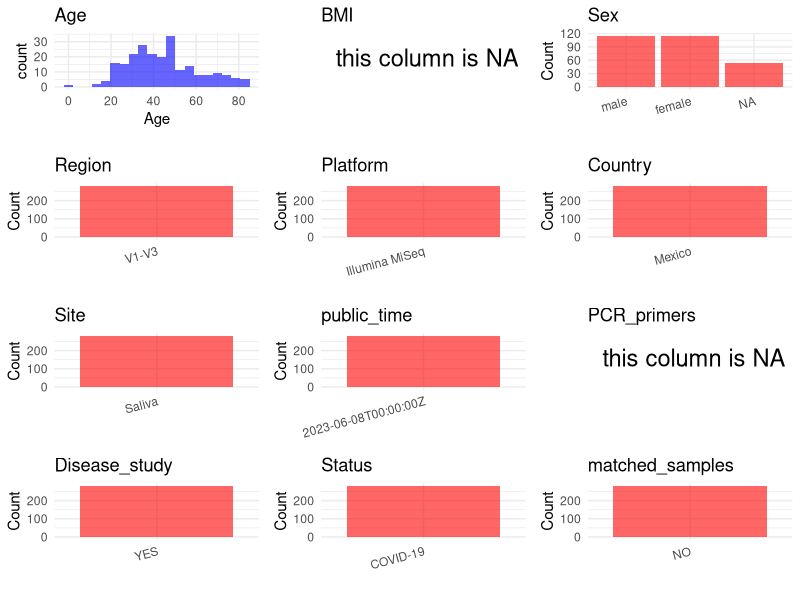

Reproduce this figure in R. (Note: this script raises an error after producing the figure.)
## ---- chunk 1
# Load necessary libraries
library(dplyr)
library(ggplot2)
library(cowplot)

# Set working directory (update this path to your local directory)
setwd("D:/oral_project/PRJNA896341")

# Read the initial metadata files
initial_meta<-read.csv("SraRunTable.csv",header = T)

# Combine the two metadata files
#meta <- rbind(initial_meta, initial_meta1)

#Remove entries non-oral samples
#initial_meta <- subset(initial_meta,isolate %in% c("saliva","tongue coat"))

# Check the number of samples containing "HT" in Sample.Name (e.g., healthy controls)
#nrow(subset(meta, grepl("HT", Sample.Name)))

# Display the first few rows of the metadata
head(initial_meta)
## ---- chunk 2
# Create a uniform metadata dataframe
metadata <- data.frame(
  BioProject = initial_meta$BioProject,
  Run = initial_meta$Run,
  sample_name = initial_meta$Sample.Name,
  Age = initial_meta$AGE,
  BMI = NA,
  Sex=initial_meta$sex,
  Region = "V1-V3",
  Platform = initial_meta$Instrument,
  Country = "Mexico",
  Site = initial_meta$tissue,
  public_time = initial_meta$ReleaseDate,
  stringsAsFactors = FALSE
)
## ---- chunk 3
# Add information obtained from the publication
metadata$PCR_primers <- NA
metadata$title <- "Diversity, composition, and networking of saliva microbiota distinguish the severity of COVID-19 episodes as revealed by an analysis of 16S rRNA variable V1-V3 region sequences"
metadata$Disease_study <- "YES"
# Assign disease status based on sample_name patterns
metadata$Status<- "COVID-19"
metadata$matched_samples<-"NO"
## ---- chunk 4
# Check the number of unique runs and sample names
print(paste("Number of unique runs:", length(unique(metadata$Run))))
print(paste("Number of unique sample names:", length(unique(metadata$sample_name))))
## ---- chunk 5
# Select columns for visualization
plot_data <- metadata %>%
  select(-BioProject, -Run, -sample_name, -title)

# Function to create simple plots for each column
create_simple_plots <- function(data) {
  plots <- list()
  
  for (col in colnames(data)) {
    # Check if the column is all NA
    if (all(is.na(data[[col]]))) {
      # Create an empty plot with text indicating all NA
      p <- ggplot() +
        annotate("text", x = 0.5, y = 0.5, label = "this column is NA", size = 6) +
        labs(title = col) +
        theme_void()
    } else if (is.numeric(data[[col]])) {
      # Numeric variable: histogram
      p <- ggplot(data, aes(x = .data[[col]])) +
        geom_histogram(fill = "blue", alpha = 0.6, bins = 20, na.rm = TRUE) +
        labs(title = col) +
        theme_minimal()
    } else {
      # Categorical variable: bar plot (remove NA values)
      count_data <- as.data.frame(table(data[[col]], useNA = "ifany"))
      p <- ggplot(count_data, aes(x = reorder(Var1, -Freq), y = Freq)) +
        geom_col(fill = "red", alpha = 0.6) +
        labs(title = col, x = NULL, y = "Count") +
        theme_minimal() +
        theme(axis.text.x = element_text(angle = 15, hjust = 1))
    }
    plots[[col]] <- p
  }
  
  return(plots)
}

# Generate and arrange plots
plots <- create_simple_plots(plot_data)
p<-plot_grid(plots$Age, 
          plots$BMI, 
          plots$Sex, 
          plots$Region, 
          plots$Platform, 
          plots$Country, 
          plots$Site,
          plots$public_time, 
          plots$PCR_primers,
          plots$Disease_study,
          plots$Status,
          plots$matched_samples,
          ncol = 3, align = "hv", axis = "lb")
ggsave("Metadata_Summary.png", plot = p, width = 8, height = 6, dpi = 150)
## ---- chunk 6
knitr::include_graphics("Metadata_Summary.png")
## ---- chunk 7
# Reorder columns to match the desired format
metadata <- metadata[, c(
  "BioProject", "Run", "sample_name", "Age", "BMI", "Sex", 
  "Region", "Platform", "Country", "Site", "public_time", 
  "PCR_primers", "title", "Disease_study", "Status","matched_samples"
)]

# Export the uniform metadata to a CSV file
write.csv(metadata, file = "metadata.csv", quote = FALSE)
head(metadata)
